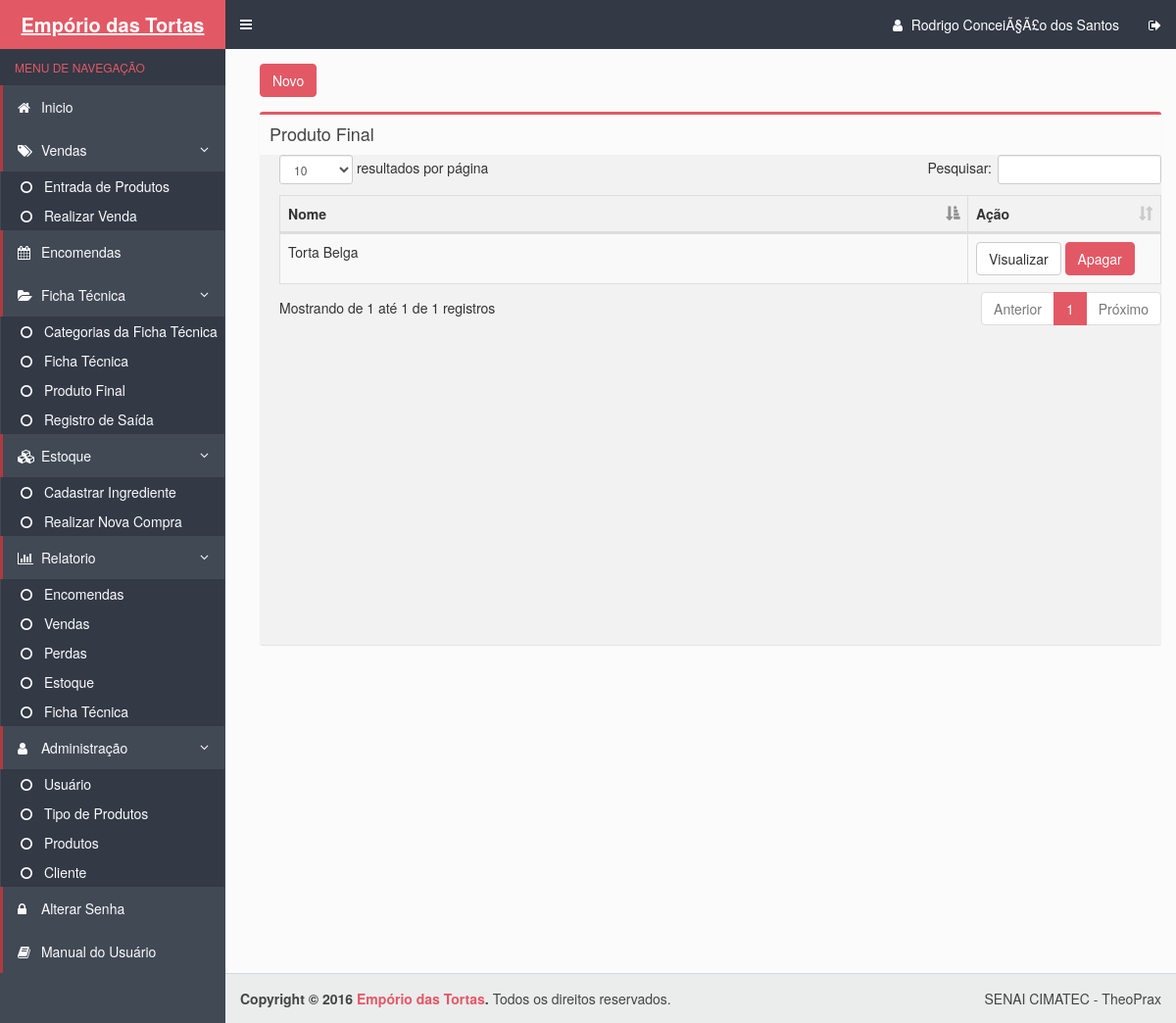
/produto_final.php (signed in), run on an earlier commit of the app's database.
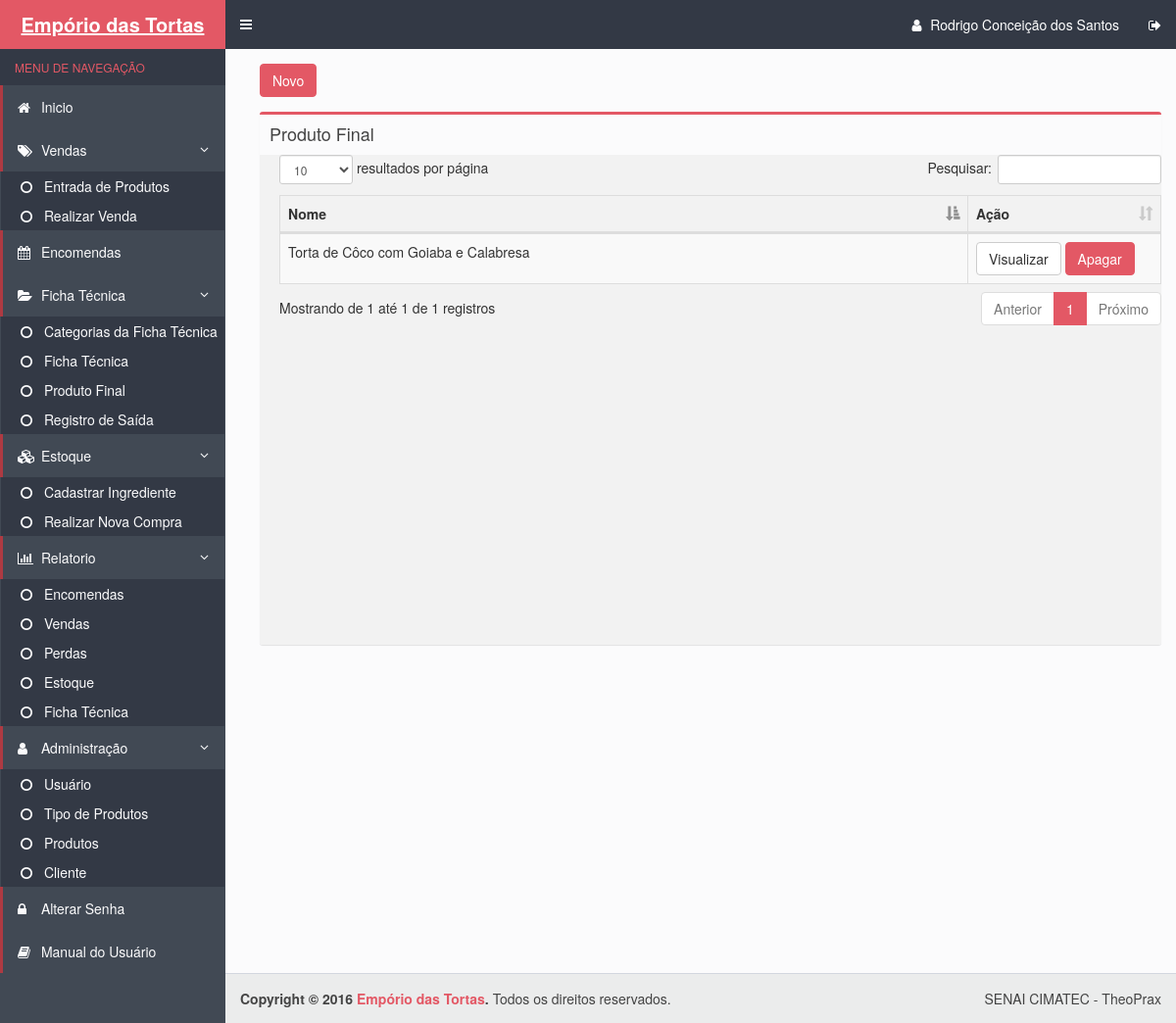
And on a later commit of the database.
### tables this page shows
CREATE TABLE IF NOT EXISTS `produtofinal` (
  `cod_produtofinal` int(11) NOT NULL AUTO_INCREMENT,
  `nome` varchar(255) NOT NULL,
  `tamanho` varchar(10) NOT NULL,
  `valortotal` decimal(10,2) NOT NULL,
  `valorvenda` decimal(10,2) DEFAULT NULL,
  `porcentagem` int(11) NOT NULL,
  PRIMARY KEY (`cod_produtofinal`)
);

### produto_final.php (the view, shortened to what this page needs)
<!DOCTYPE html>
<html>
  <head>
    <link rel="stylesheet" href="bootstrap/css/bootstrap.css">
    <link rel="stylesheet" href="https://maxcdn.bootstrapcdn.com/font-awesome/4.4.0/css/font-awesome.min.css">
    <link rel="stylesheet" href="https://code.ionicframework.com/ionicons/2.0.1/css/ionicons.min.css">
    <link rel="stylesheet" href="dist/css/AdminLTE.css">
    <link rel="stylesheet" href="dist/css/skins/skin-blue.css">
  </head>
    <body class="hold-transition skin-blue sidebar-mini">
    <div class="wrapper">
      <?php include_once("includes/header.php") ?>
      <?php include_once("includes/menu.php") ?>
      <div class="content-wrapper">
        <section class="content">
        <div class="row">
            <div class="col-xs-12">
         <a class="btn btn-danger" href="forms/cadastrar_produtofinal.php">Novo</a>
          <section class="content-header">
          </section>
              <div class="box">
                <div class="box-header">
                  <h3 class="box-title">Produto Final</h3>
                </div>
                <div class="box-body table-responsive no-padding" id="scroll">
                  <table id="example" class="table table-striped table-bordered" cellspacing="0" width="100%">
         <thead>
      <tr>
                  <th class="views-field views-field-id">
            Nome          </th>
                  <th class="views-field views-field-field-nome">
            Ação         </th>
    </thead>
    <tbody>
         <?php
             $pdo = Database::connect();
             $sql = "SELECT * from produtofinal" ;
              foreach ($pdo->query($sql) as $row) {
                  echo '<tr>';
                  echo '<td>'. $row['nome'] . '</td>';
                  echo '<td width=180>';
                  echo '<a class="btn btn-default" href="DAO/visualizar_produtofinal.php?id='.$row['cod_produtofinal'].'">Visualizar</a>';
                  echo '<a class="btn btn-danger" href="DAO/Excluir_produtofinal.php?id='.$row['cod_produtofinal'].'">Apagar</a>';
                  echo '</td>';
                  echo '</tr>';
             }
            ?>
      </tbody>
</table>
                </div>
              </div>
            </div>
          </div>
        </section>
      </div>
      <?php include_once("includes/footer.php") ?>
    <link rel="stylesheet" type="text/css" href="css/bootstrap.css">
    <link rel="stylesheet" type="text/css" href="css/dataTables.bootstrap.min.css">
  </body>
</html>

### includes/header.php (shortened to what this page needs)
<header class="main-header">
        <a href="inicio.php" class="logo">
          <span class="logo-lg"><b>Empório das Tortas</b></span>
        </a>
        <nav class="navbar navbar-static-top" role="navigation">
          <a href="#" class="sidebar-toggle" data-toggle="offcanvas" role="button">
          </a>
          <div class="navbar-custom-menu">
            <ul class="nav navbar-nav">
              <li class="dropdown user user-menu">
                <a href="inicio.php">
                <i class="fa fa-user"></i>
                  <span class="hidden-xs"><?php echo $_SESSION['UsuarioNome'];?></span>
                </a>
              </li>
              <li>
                <a href="./conexao/logout.php"><i class="fa fa-sign-out"></i></i></a>
              </li>
            </ul>
          </div>
        </nav>
      </header>

What changed in the data, as far as the page shows it:
removed produtofinal: nome "Torta Belga"
added produtofinal: nome "Torta de Côco com Goiaba e Calabresa"
Also different on the page:
$_SESSION['UsuarioNome']: "Rodrigo ConceiÃ§Ã£o dos Santos" → "Rodrigo Conceição dos Santos"
